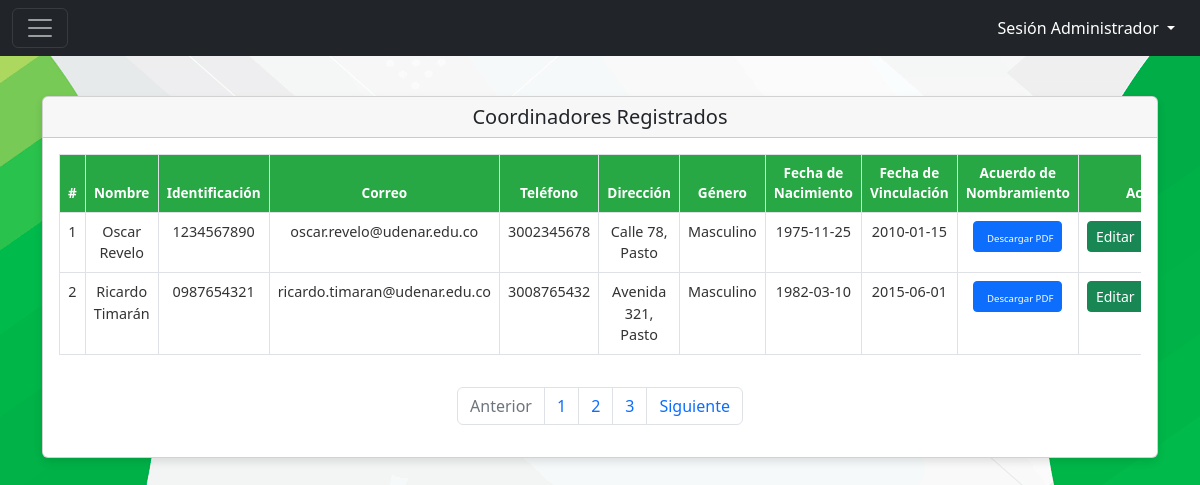
Page /Coordinador/listarCoordinador.php on the committed database.
### tables this page shows
CREATE TABLE `coordinadores` (
  `id_coordinador` int(10) NOT NULL,
  `nombre` varchar(40) NOT NULL,
  `identificacion` varchar(20) NOT NULL,
  `direccion` varchar(100) DEFAULT NULL,
  `telefono` varchar(15) DEFAULT NULL,
  `correo` varchar(70) NOT NULL,
  `genero` varchar(10) DEFAULT NULL,
  `fecha_nacimiento` date DEFAULT NULL,
  `fecha_vinculacion` date DEFAULT NULL,
  `acuerdo_nombramiento` varchar(255) DEFAULT NULL,
  `contraseña` varchar(200) NOT NULL
);

### Coordinador/listarCoordinador.php (the view, shortened to what this page needs)
<!DOCTYPE html>
<html>
<head>
    <link rel="stylesheet" href="../css/style.css">
    <link rel="stylesheet" href="../css/style2.css">
    <link href="https://cdn.jsdelivr.net/npm/bootstrap@5.2.0/dist/css/bootstrap.min.css" rel="stylesheet">
</head>
<body>
<div class="col-3">
    <nav class="navbar navbar-dark bg-dark fixed-top">
        <div class="container-fluid">
            <button class="navbar-toggler" type="button" data-bs-toggle="offcanvas" data-bs-target="#offcanvasDarkNavbar" aria-controls="offcanvasDarkNavbar">
                <span class="navbar-toggler-icon"></span>
            </button>
            <div class="btn-group">
                <button type="button" class="btn btn-dark dropdown-toggle" data-bs-toggle="dropdown" aria-expanded="false">
                    Sesión Administrador
                </button>
            </div>
        </div>
    </nav>
</div>
<form method="post" action="Calificar_Trabajo.php">
    <div class="container mt-5 pt-5">
        <div class="card">
            <h3 class="card-header text-center">Coordinadores Registrados</h3>
            <div class="card-body">
                <div class="table-responsive">
                    <table class="table table-hover table-bordered">
                        <thead>
                            <tr>
                                <th scope="col">#</th>
                                <th scope="col">Nombre</th>
                                <th scope="col">Identificación</th>
                                <th scope="col">Correo</th>
                                <th scope="col">Teléfono</th>
                                <th scope="col">Dirección</th>
                                <th scope="col">Género</th>
                                <th scope="col">Fecha de Nacimiento</th>
                                <th scope="col">Fecha de Vinculación</th>
                                <th scope="col">Acuerdo de Nombramiento</th>
                                <th scope="col">Acciones</th>
                            </tr>
                        </thead>
                        <tbody>
                            <?php
                            $con = conexion();
                            $sql = "SELECT * FROM coordinadores";
                            $query = mysqli_query($con, $sql);
                            $i = 0;
                            while ($row = mysqli_fetch_array($query)) {
                                $i++;
                                $pdf_url = '../Coordinador/uploads/' . $row['acuerdo_nombramiento'];
                            ?>
                            <tr>
                                <td><?php echo $i; ?></td>
                                <td><?php echo htmlspecialchars($row['nombre']); ?></td>
                                <td><?php echo htmlspecialchars($row['identificacion']); ?></td>
                                <td><?php echo htmlspecialchars($row['correo']); ?></td>
                                <td><?php echo htmlspecialchars($row['telefono']); ?></td>
                                <td><?php echo htmlspecialchars($row['direccion']); ?></td>
                                <td><?php echo htmlspecialchars($row['genero']); ?></td>
                                <td><?php echo htmlspecialchars($row['fecha_nacimiento']); ?></td>
                                <td><?php echo htmlspecialchars($row['fecha_vinculacion']); ?></td>
                                <td>
                                    <?php if (!empty($row['acuerdo_nombramiento'])): ?>
                                        <a href="<?php echo htmlspecialchars($pdf_url); ?>" class="btn btn-download btn-primary btn-sm" download>
                                            <i class="bi bi-download"></i><span> Descargar PDF</span>
                                        </a>
                                    <?php else: ?>
                                        No disponible
                                    <?php endif; ?>
                                </td>
                                <td>
                                    <div class="btn-group">
                                        <a href="editarCoordinador.php?id_coordinador=<?php echo $row['id_coordinador']; ?>" class="btn btn-success btn-sm">Editar</a>
                                    </div>
                                </td>
                            </tr>
                            <?php
                            }
                            ?>
                        </tbody>
                    </table>
                </div>
                <nav aria-label="Page navigation example">
                    <ul class="pagination mt-3">
                        <li class="page-item disabled">
                            <a class="page-link">Anterior</a>
                        </li>
                        <li class="page-item"><a class="page-link" href="#">1</a></li>
                        <li class="page-item"><a class="page-link" href="#">2</a></li>
                        <li class="page-item"><a class="page-link" href="#">3</a></li>
                        <li class="page-item">
                            <a class="page-link" href="#">Siguiente</a>
                        </li>
                    </ul>
                </nav>
            </div>
        </div>
    </div>
</form>
</body>
</html>

### css/style2.css (style rules this page uses)
.card { box-shadow: 0 4px 8px rgba(0, 0, 0, 0.1); border-radius: 10px; background: #ffffff; }
.card-header { background-color: #007bff; color: white; font-size: 1.25rem; }
.table thead { background-color: #28a745; color: white; font-size: 0.85rem; }
.table th, .table td { text-align: center; padding: 0.75rem; }
.table th { background-color: #28a745; color: white; }
.table td { background-color: #eafaf1; color: #333; font-size: 0.9rem; }
.btn-success { background-color: #28a745; border-color: #28a745; }
.btn-group { display: flex; justify-content: center; gap: 10px; }
.pagination { justify-content: center; }
.container { max-width: 1200px; }
.btn-download { padding: 0.25rem 0.4rem; font-size: 0.6rem; line-height: 1.25; border-radius: 0.25rem; display: flex; align-items: center; justify-content: center; }
.btn-download span { font-size: 0.6rem; color: white; }

### Coordinador/listarCoordinador.php (style rules this page uses)
body { background-image: url(../img/font.png); background-size: cover; }

### rows in the picture
coordinadores: nombre "Oscar Revelo", identificacion "1234567890", correo "oscar.revelo@udenar.edu.co", telefono "3002345678", direccion "Calle 78, Pasto", genero "Masculino", fecha_nacimiento "1975-11-25", fecha_vinculacion "2010-01-15"
coordinadores: nombre "Ricardo Timarán", identificacion "0987654321", correo "ricardo.timaran@udenar.edu.co", telefono "3008765432", direccion "Avenida 321, Pasto", genero "Masculino", fecha_nacimiento "1982-03-10", fecha_vinculacion "2015-06-01"
